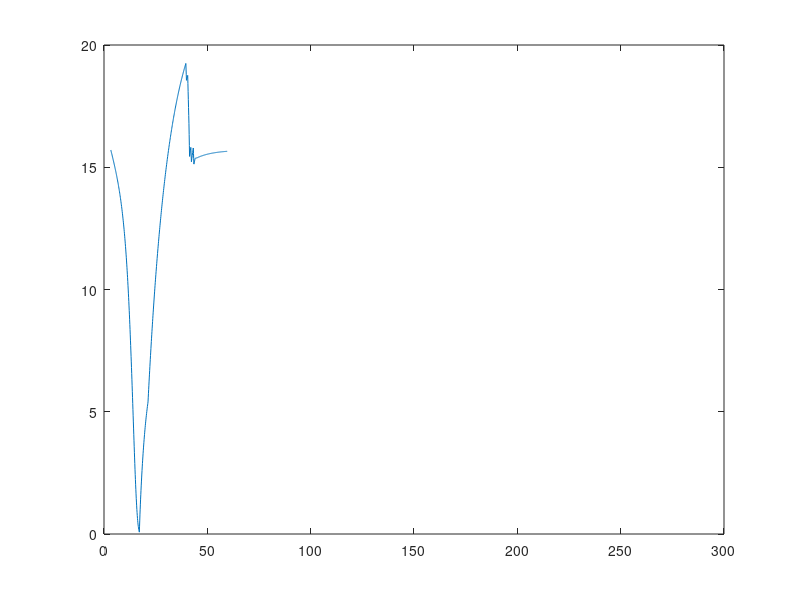

Write the MATLAB code that produced this figure. (Note: this script raises an error after producing the figure.)
%% check results
temp = load('UA_veh0_2_orig');
Orig = temp.Veh;

temp = load('SUMOdriverRec');
Mod = temp.SUMOdriverRec;

% %%
% figure; 
% hold on
% plot(Mod.X.Data, Mod.Y(5).Data);

%%
ind = find(Mod.X.Data >= 0 & Mod.X.Data <= 70);

figure; 
plot(Orig.t, Orig.speed);
hold on
plot(Mod.Y(5).Data(ind), Mod.Y(4).Data(ind));
plot(Mod.Y(5).Data(ind), Mod.Y(9).Data(ind));
% plot(Mod.spdDesInterp.time, Mod.spdDesInterp.signals.values(:));
legend('orig', 'des', 'act')
grid on


%% check results
temp = load('UA_veh0_2_tf0p05_4');
Orig = temp.VehicleOut;

temp = load('SUMOdriverRec5');
Mod = temp.SUMOdriverRec;

t = Mod.X.Data;
timeReceive = Mod.Y(3).Data;
speedReceive = Mod.Y(4).Data;
speedInterp = Mod.Y(5).Data;
timeSimulator = Mod.Y(6).Data;
timeStepSimulator = Mod.Y(7).Data;
timeStepTrigger = Mod.Y(8).Data;
speedSend = Mod.Y(10).Data;

% ind = find(Mod.X.Data >= 105 & Mod.X.Data <= 170);
ind = find(timeSimulator >= 0);

figure; 
hold on
plot(Orig.spdDes.time, Orig.spdDes.signals.values(:));
plot(timeSimulator, speedReceive);
plot(timeSimulator, speedSend);
% plot(Mod.spdDesInterp.time, Mod.spdDesInterp.signals.values(:));
legend('orig', 'des', 'act')
grid on



%%
temp = load('SUMOdriverRec2');
Mod = temp.SUMOdriverRec;

timeReceive = Mod.Y(3).Data;
speedReceive = Mod.Y(4).Data;
speedInterp = Mod.Y(5).Data;
timeSimulator = Mod.Y(6).Data;
timeStepSimulator = Mod.Y(7).Data;
timeStepTrigger = Mod.Y(8).Data;
speedSend = Mod.Y(10).Data;

t = Mod.X.Data;
% t = timeSimulator;

figure;
hold on
plot(t, timeReceive);
plot(t, timeSimulator);
plot(t, timeStepSimulator);
plot(t, timeStepTrigger);
grid on

yyaxis right
hold on
plot(t, speedReceive);
plot(t, speedInterp);
plot(t, speedSend);
% legend('speedReceive', 'speedInterp', 'speedSend')

legend('timeReceive', 'timeSimulator', 'timeStepSimulator', 'timeStepTrigger', 'speedReceive', 'speedInterp', 'speedSend')

%% delay calc
tDelay = Mod.Y(9).Data;

aa=t(diff(timeReceive)>1e-5); bb = t(diff(timeStepSimulator)>1e-5);
figure; 
hold on
plot(bb, aa(3:end)-bb)
plot(t, tDelay)

cc = find(diff(timeReceive)>1e-5)+1; 
figure; 
hold on
plot(t(diff(timeStepSimulator)>1e-5), timeSimulator(cc(3:end))+0.2-timeReceive(cc(3:end)))
plot(t, tDelay)

